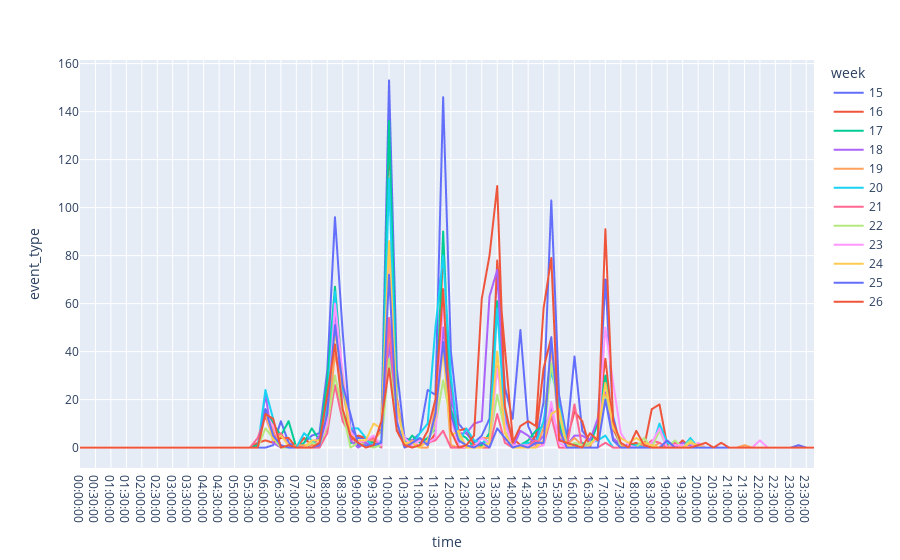

The notebook cell saved with this chart:
### Code cell
data_resampled = resample(data_filterd, "datetime", "15min", "count")
#data_resampled = derive_day(data_resampled)
data_resampled = derive_time(data_resampled)
data_resampled = derive_week(data_resampled)
#data_resampled = exclude_weekdays(data_resampled, [6,7])

data_resampled = data_resampled.drop("datetime", axis=1)

#sum
data_resampled = data_resampled.groupby(["week", "time"]).sum().reset_index()
#mean
#data_resampled = data_resampled.groupby(["week", "time"]).median().reset_index()

fig = px.line(data_resampled, x="time", y="event_type", color="week")
fig.show()
del data_resampled

### Figure 1 — Plotly figure (JSON) as saved in the notebook; plotly's stock layout.template omitted (floating-point values rounded to 4 significant figures)
{"data": [{"hovertemplate": "week=15<br>time=%{x}<br>event_type=%{y}<extra></extra>", "legendgroup": "15", "line": {"color": "#636efa", "dash": "solid"}, "marker": {"symbol": "circle"}, "mode": "lines", "name": "15", "showlegend": true, "type": "scattergl", "x": ["00:00:00", "00:15:00", "00:30:00", "00:45:00", "01:00:00", "01:15:00", "01:30:00", "01:45:00", "02:00:00", "02:15:00", "02:30:00", "02:45:00", "03:00:00", "03:15:00", "03:30:00", "03:45:00", "04:00:00", "04:15:00", "04:30:00", "04:45:00", "05:00:00", "05:15:00", "05:30:00", "05:45:00", "06:00:00", "06:15:00", "06:30:00", "06:45:00", "07:00:00", "07:15:00", "07:30:00", "07:45:00", "08:00:00", "08:15:00", "08:30:00", "08:45:00", "09:00:00", "09:15:00", "09:30:00", "09:45:00", "10:00:00", "10:15:00", "10:30:00", "10:45:00", "11:00:00", "11:15:00", "11:30:00", "11:45:00", "12:00:00", "12:15:00", "12:30:00", "12:45:00", "13:00:00", "13:15:00", "13:30:00", "13:45:00", "14:00:00", "14:15:00", "14:30:00", "14:45:00", "15:00:00", "15:15:00", "15:30:00", "15:45:00", "16:00:00", "16:15:00", "16:30:00", "16:45:00", "17:00:00", "17:15:00", "17:30:00", "17:45:00", "18:00:00", "18:15:00", "18:30:00", "18:45:00", "19:00:00", "19:15:00", "19:30:00", "19:45:00", "20:00:00", "20:15:00", "20:30:00", "20:45:00", "21:00:00", "21:15:00", "21:30:00", "21:45:00", "22:00:00", "22:15:00", "22:30:00", "22:45:00", "23:00:00", "23:15:00", "23:30:00", "23:45:00"], "xaxis": "x", "y": [0, 0, 0, 0, 0, 0, 0, 0, 0, 0, 0, 0, 0, 0, 0, 0, 0, 0, 0, 0, 0, 0, 0, 0, 0, 1, 11, 2, 0, 2, 5, 6, 32, 96, 48, 8, 4, 4, 3, 8, 153, 33, 4, 3, 6, 24, 22, 146, 40, 10, 6, 2, 5, 12, 74, 25, 12, 49, 9, 2, 19, 103, 22, 4, 38, 7, 3, 10, 70, 13, 0, 1, 0, 4, 0, 0, 0, 0, 0, 4, 0, 0, 0, 0, 0, 0, 0, 0, 0, 0, 0, 0, 0, 0, 0, 0], "yaxis": "y"}, {"hovertemplate": "week=16<br>time=%{x}<br>event_type=%{y}<extra></extra>", "legendgroup": "16", "line": {"color": "#EF553B", "dash": "solid"}, "marker": {"symbol": "circle"}, "mode": "lines", "name": "16", "showlegend": true, "type": "scattergl", "x": ["00:00:00", "00:15:00", "00:30:00", "00:45:00", "01:00:00", "01:15:00", "01:30:00", "01:45:00", "02:00:00", "02:15:00", "02:30:00", "02:45:00", "03:00:00", "03:15:00", "03:30:00", "03:45:00", "04:00:00", "04:15:00", "04:30:00", "04:45:00", "05:00:00", "05:15:00", "05:30:00", "05:45:00", "06:00:00", "06:15:00", "06:30:00", "06:45:00", "07:00:00", "07:15:00", "07:30:00", "07:45:00", "08:00:00", "08:15:00", "08:30:00", "08:45:00", "09:00:00", "09:15:00", "09:30:00", "09:45:00", "10:00:00", "10:15:00", "10:30:00", "10:45:00", "11:00:00", "11:15:00", "11:30:00", "11:45:00", "12:00:00", "12:15:00", "12:30:00", "12:45:00", "13:00:00", "13:15:00", "13:30:00", "13:45:00", "14:00:00", "14:15:00", "14:30:00", "14:45:00", "15:00:00", "15:15:00", "15:30:00", "15:45:00", "16:00:00", "16:15:00", "16:30:00", "16:45:00", "17:00:00", "17:15:00", "17:30:00", "17:45:00", "18:00:00", "18:15:00", "18:30:00", "18:45:00", "19:00:00", "19:15:00", "19:30:00", "19:45:00", "20:00:00", "20:15:00", "20:30:00", "20:45:00", "21:00:00", "21:15:00", "21:30:00", "21:45:00", "22:00:00", "22:15:00", "22:30:00", "22:45:00", "23:00:00", "23:15:00", "23:30:00", "23:45:00"], "xaxis": "x", "y": [0, 0, 0, 0, 0, 0, 0, 0, 0, 0, 0, 0, 0, 0, 0, 0, 0, 0, 0, 0, 0, 0, 0, 2, 3, 2, 4, 4, 0, 4, 1, 4, 23, 67, 29, 3, 5, 4, 2, 0, 132, 21, 1, 0, 4, 1, 6, 83, 24, 7, 8, 1, 2, 3, 78, 41, 4, 1, 1, 5, 33, 46, 6, 3, 15, 11, 0, 12, 37, 8, 1, 1, 2, 0, 16, 18, 1, 0, 3, 0, 1, 0, 0, 0, 0, 0, 0, 0, 0, 0, 0, 0, 0, 0, 0, 0], "yaxis": "y"}, {"hovertemplate": "week=17<br>time=%{x}<br>event_type=%{y}<extra></extra>", "legendgroup": "17", "line": {"color": "#00cc96", "dash": "solid"}, "marker": {"symbol": "circle"}, "mode": "lines", "name": "17", "showlegend": true, "type": "scattergl", "x": ["00:00:00", "00:15:00", "00:30:00", "00:45:00", "01:00:00", "01:15:00", "01:30:00", "01:45:00", "02:00:00", "02:15:00", "02:30:00", "02:45:00", "03:00:00", "03:15:00", "03:30:00", "03:45:00", "04:00:00", "04:15:00", "04:30:00", "04:45:00", "05:00:00", "05:15:00", "05:30:00", "05:45:00", "06:00:00", "06:15:00", "06:30:00", "06:45:00", "07:00:00", "07:15:00", "07:30:00", "07:45:00", "08:00:00", "08:15:00", "08:30:00", "08:45:00", "09:00:00", "09:15:00", "09:30:00", "09:45:00", "10:00:00", "10:15:00", "10:30:00", "10:45:00", "11:00:00", "11:15:00", "11:30:00", "11:45:00", "12:00:00", "12:15:00", "12:30:00", "12:45:00", "13:00:00", "13:15:00", "13:30:00", "13:45:00", "14:00:00", "14:15:00", "14:30:00", "14:45:00", "15:00:00", "15:15:00", "15:30:00", "15:45:00", "16:00:00", "16:15:00", "16:30:00", "16:45:00", "17:00:00", "17:15:00", "17:30:00", "17:45:00", "18:00:00", "18:15:00", "18:30:00", "18:45:00", "19:00:00", "19:15:00", "19:30:00", "19:45:00", "20:00:00", "20:15:00", "20:30:00", "20:45:00", "21:00:00", "21:15:00", "21:30:00", "21:45:00", "22:00:00", "22:15:00", "22:30:00", "22:45:00", "23:00:00", "23:15:00", "23:30:00", "23:45:00"], "xaxis": "x", "y": [0, 0, 0, 0, 0, 0, 0, 0, 0, 0, 0, 0, 0, 0, 0, 0, 0, 0, 0, 0, 0, 0, 0, 1, 16, 10, 5, 11, 0, 2, 8, 3, 28, 67, 28, 2, 2, 3, 2, 0, 136, 20, 1, 5, 2, 4, 8, 90, 16, 6, 4, 0, 1, 6, 61, 14, 0, 1, 3, 7, 9, 43, 11, 0, 1, 2, 1, 10, 30, 3, 1, 1, 1, 2, 0, 0, 2, 0, 0, 1, 0, 0, 0, 0, 0, 0, 0, 0, 0, 0, 0, 0, 0, 0, 0, 0], "yaxis": "y"}, {"hovertemplate": "week=18<br>time=%{x}<br>event_type=%{y}<extra></extra>", "legendgroup": "18", "line": {"color": "#ab63fa", "dash": "solid"}, "marker": {"symbol": "circle"}, "mode": "lines", "name": "18", "showlegend": true, "type": "scattergl", "x": ["00:00:00", "00:15:00", "00:30:00", "00:45:00", "01:00:00", "01:15:00", "01:30:00", "01:45:00", "02:00:00", "02:15:00", "02:30:00", "02:45:00", "03:00:00", "03:15:00", "03:30:00", "03:45:00", "04:00:00", "04:15:00", "04:30:00", "04:45:00", "05:00:00", "05:15:00", "05:30:00", "05:45:00", "06:00:00", "06:15:00", "06:30:00", "06:45:00", "07:00:00", "07:15:00", "07:30:00", "07:45:00", "08:00:00", "08:15:00", "08:30:00", "08:45:00", "09:00:00", "09:15:00", "09:30:00", "09:45:00", "10:00:00", "10:15:00", "10:30:00", "10:45:00", "11:00:00", "11:15:00", "11:30:00", "11:45:00", "12:00:00", "12:15:00", "12:30:00", "12:45:00", "13:00:00", "13:15:00", "13:30:00", "13:45:00", "14:00:00", "14:15:00", "14:30:00", "14:45:00", "15:00:00", "15:15:00", "15:30:00", "15:45:00", "16:00:00", "16:15:00", "16:30:00", "16:45:00", "17:00:00", "17:15:00", "17:30:00", "17:45:00", "18:00:00", "18:15:00", "18:30:00", "18:45:00", "19:00:00", "19:15:00", "19:30:00", "19:45:00", "20:00:00", "20:15:00", "20:30:00", "20:45:00", "21:00:00", "21:15:00", "21:30:00", "21:45:00", "22:00:00", "22:15:00", "22:30:00", "22:45:00", "23:00:00", "23:15:00", "23:30:00", "23:45:00"], "xaxis": "x", "y": [0, 0, 0, 0, 0, 0, 0, 0, 0, 0, 0, 0, 0, 0, 0, 0, 0, 0, 0, 0, 0, 0, 0, 0, 22, 2, 0, 0, 1, 0, 1, 5, 10, 59, 15, 3, 0, 2, 1, 1, 44, 9, 2, 1, 1, 3, 10, 50, 21, 6, 6, 10, 11, 63, 74, 15, 0, 7, 5, 1, 5, 17, 4, 1, 5, 5, 3, 12, 23, 4, 1, 1, 0, 0, 0, 0, 0, 0, 2, 1, 0, 0, 0, 0, 0, 0, 0, 0, 0, 0, 0, 0, 0, 0, 0, 0], "yaxis": "y"}, {"hovertemplate": "week=19<br>time=%{x}<br>event_type=%{y}<extra></extra>", "legendgroup": "19", "line": {"color": "#FFA15A", "dash": "solid"}, "marker": {"symbol": "circle"}, "mode": "lines", "name": "19", "showlegend": true, "type": "scattergl", "x": ["00:00:00", "00:15:00", "00:30:00", "00:45:00", "01:00:00", "01:15:00", "01:30:00", "01:45:00", "02:00:00", "02:15:00", "02:30:00", "02:45:00", "03:00:00", "03:15:00", "03:30:00", "03:45:00", "04:00:00", "04:15:00", "04:30:00", "04:45:00", "05:00:00", "05:15:00", "05:30:00", "05:45:00", "06:00:00", "06:15:00", "06:30:00", "06:45:00", "07:00:00", "07:15:00", "07:30:00", "07:45:00", "08:00:00", "08:15:00", "08:30:00", "08:45:00", "09:00:00", "09:15:00", "09:30:00", "09:45:00", "10:00:00", "10:15:00", "10:30:00", "10:45:00", "11:00:00", "11:15:00", "11:30:00", "11:45:00", "12:00:00", "12:15:00", "12:30:00", "12:45:00", "13:00:00", "13:15:00", "13:30:00", "13:45:00", "14:00:00", "14:15:00", "14:30:00", "14:45:00", "15:00:00", "15:15:00", "15:30:00", "15:45:00", "16:00:00", "16:15:00", "16:30:00", "16:45:00", "17:00:00", "17:15:00", "17:30:00", "17:45:00", "18:00:00", "18:15:00", "18:30:00", "18:45:00", "19:00:00", "19:15:00", "19:30:00", "19:45:00", "20:00:00", "20:15:00", "20:30:00", "20:45:00", "21:00:00", "21:15:00", "21:30:00", "21:45:00", "22:00:00", "22:15:00", "22:30:00", "22:45:00", "23:00:00", "23:15:00", "23:30:00", "23:45:00"], "xaxis": "x", "y": [0, 0, 0, 0, 0, 0, 0, 0, 0, 0, 0, 0, 0, 0, 0, 0, 0, 0, 0, 0, 0, 0, 0, 0, 15, 7, 0, 0, 1, 1, 1, 2, 8, 39, 24, 6, 2, 3, 3, 7, 49, 20, 1, 3, 0, 0, 17, 43, 1, 0, 0, 0, 4, 4, 34, 7, 1, 0, 2, 0, 8, 42, 6, 1, 4, 1, 1, 4, 22, 10, 1, 0, 0, 2, 0, 2, 0, 0, 0, 0, 0, 0, 0, 0, 0, 0, 1, 0, 0, 0, 0, 0, 0, 0, 0, 0], "yaxis": "y"}, {"hovertemplate": "week=20<br>time=%{x}<br>event_type=%{y}<extra></extra>", "legendgroup": "20", "line": {"color": "#19d3f3", "dash": "solid"}, "marker": {"symbol": "circle"}, "mode": "lines", "name": "20", "showlegend": true, "type": "scattergl", "x": ["00:00:00", "00:15:00", "00:30:00", "00:45:00", "01:00:00", "01:15:00", "01:30:00", "01:45:00", "02:00:00", "02:15:00", "02:30:00", "02:45:00", "03:00:00", "03:15:00", "03:30:00", "03:45:00", "04:00:00", "04:15:00", "04:30:00", "04:45:00", "05:00:00", "05:15:00", "05:30:00", "05:45:00", "06:00:00", "06:15:00", "06:30:00", "06:45:00", "07:00:00", "07:15:00", "07:30:00", "07:45:00", "08:00:00", "08:15:00", "08:30:00", "08:45:00", "09:00:00", "09:15:00", "09:30:00", "09:45:00", "10:00:00", "10:15:00", "10:30:00", "10:45:00", "11:00:00", "11:15:00", "11:30:00", "11:45:00", "12:00:00", "12:15:00", "12:30:00", "12:45:00", "13:00:00", "13:15:00", "13:30:00", "13:45:00", "14:00:00", "14:15:00", "14:30:00", "14:45:00", "15:00:00", "15:15:00", "15:30:00", "15:45:00", "16:00:00", "16:15:00", "16:30:00", "16:45:00", "17:00:00", "17:15:00", "17:30:00", "17:45:00", "18:00:00", "18:15:00", "18:30:00", "18:45:00", "19:00:00", "19:15:00", "19:30:00", "19:45:00", "20:00:00", "20:15:00", "20:30:00", "20:45:00", "21:00:00", "21:15:00", "21:30:00", "21:45:00", "22:00:00", "22:15:00", "22:30:00", "22:45:00", "23:00:00", "23:15:00", "23:30:00", "23:45:00"], "xaxis": "x", "y": [0, 0, 0, 0, 0, 0, 0, 0, 0, 0, 0, 0, 0, 0, 0, 0, 0, 0, 0, 0, 0, 0, 0, 0, 24, 12, 0, 1, 0, 6, 3, 0, 18, 65, 25, 8, 8, 4, 0, 3, 112, 18, 3, 1, 6, 10, 50, 80, 30, 2, 8, 3, 2, 3, 58, 11, 0, 1, 2, 2, 11, 32, 18, 2, 0, 0, 2, 3, 5, 0, 0, 0, 1, 0, 0, 10, 2, 0, 0, 4, 0, 0, 0, 0, 0, 0, 0, 0, 0, 0, 0, 0, 0, 0, 0, 0], "yaxis": "y"}, {"hovertemplate": "week=21<br>time=%{x}<br>event_type=%{y}<extra></extra>", "legendgroup": "21", "line": {"color": "#FF6692", "dash": "solid"}, "marker": {"symbol": "circle"}, "mode": "lines", "name": "21", "showlegend": true, "type": "scattergl", "x": ["00:00:00", "00:15:00", "00:30:00", "00:45:00", "01:00:00", "01:15:00", "01:30:00", "01:45:00", "02:00:00", "02:15:00", "02:30:00", "02:45:00", "03:00:00", "03:15:00", "03:30:00", "03:45:00", "04:00:00", "04:15:00", "04:30:00", "04:45:00", "05:00:00", "05:15:00", "05:30:00", "05:45:00", "06:00:00", "06:15:00", "06:30:00", "06:45:00", "07:00:00", "07:15:00", "07:30:00", "07:45:00", "08:00:00", "08:15:00", "08:30:00", "08:45:00", "09:00:00", "09:15:00", "09:30:00", "09:45:00", "10:00:00", "10:15:00", "10:30:00", "10:45:00", "11:00:00", "11:15:00", "11:30:00", "11:45:00", "12:00:00", "12:15:00", "12:30:00", "12:45:00", "13:00:00", "13:15:00", "13:30:00", "13:45:00", "14:00:00", "14:15:00", "14:30:00", "14:45:00", "15:00:00", "15:15:00", "15:30:00", "15:45:00", "16:00:00", "16:15:00", "16:30:00", "16:45:00", "17:00:00", "17:15:00", "17:30:00", "17:45:00", "18:00:00", "18:15:00", "18:30:00", "18:45:00", "19:00:00", "19:15:00", "19:30:00", "19:45:00", "20:00:00", "20:15:00", "20:30:00", "20:45:00", "21:00:00", "21:15:00", "21:30:00", "21:45:00", "22:00:00", "22:15:00", "22:30:00", "22:45:00", "23:00:00", "23:15:00", "23:30:00", "23:45:00"], "xaxis": "x", "y": [0, 0, 0, 0, 0, 0, 0, 0, 0, 0, 0, 0, 0, 0, 0, 0, 0, 0, 0, 0, 0, 0, 0, 4, 13, 4, 6, 1, 0, 0, 0, 0, 6, 26, 11, 5, 1, 3, 4, 0, 54, 10, 0, 1, 1, 2, 3, 7, 0, 0, 0, 1, 0, 0, 14, 2, 0, 1, 1, 3, 1, 13, 0, 0, 18, 0, 0, 0, 2, 0, 0, 0, 0, 0, 3, 2, 0, 2, 0, 0, 2, 0, 0, 0, 0, 0, 0, 0, 0, 0, 0, 0, 0, 0, 0, 0], "yaxis": "y"}, {"hovertemplate": "week=22<br>time=%{x}<br>event_type=%{y}<extra></extra>", "legendgroup": "22", "line": {"color": "#B6E880", "dash": "solid"}, "marker": {"symbol": "circle"}, "mode": "lines", "name": "22", "showlegend": true, "type": "scattergl", "x": ["00:00:00", "00:15:00", "00:30:00", "00:45:00", "01:00:00", "01:15:00", "01:30:00", "01:45:00", "02:00:00", "02:15:00", "02:30:00", "02:45:00", "03:00:00", "03:15:00", "03:30:00", "03:45:00", "04:00:00", "04:15:00", "04:30:00", "04:45:00", "05:00:00", "05:15:00", "05:30:00", "05:45:00", "06:00:00", "06:15:00", "06:30:00", "06:45:00", "07:00:00", "07:15:00", "07:30:00", "07:45:00", "08:00:00", "08:15:00", "08:30:00", "08:45:00", "09:00:00", "09:15:00", "09:30:00", "09:45:00", "10:00:00", "10:15:00", "10:30:00", "10:45:00", "11:00:00", "11:15:00", "11:30:00", "11:45:00", "12:00:00", "12:15:00", "12:30:00", "12:45:00", "13:00:00", "13:15:00", "13:30:00", "13:45:00", "14:00:00", "14:15:00", "14:30:00", "14:45:00", "15:00:00", "15:15:00", "15:30:00", "15:45:00", "16:00:00", "16:15:00", "16:30:00", "16:45:00", "17:00:00", "17:15:00", "17:30:00", "17:45:00", "18:00:00", "18:15:00", "18:30:00", "18:45:00", "19:00:00", "19:15:00", "19:30:00", "19:45:00", "20:00:00", "20:15:00", "20:30:00", "20:45:00", "21:00:00", "21:15:00", "21:30:00", "21:45:00", "22:00:00", "22:15:00", "22:30:00", "22:45:00", "23:00:00", "23:15:00", "23:30:00", "23:45:00"], "xaxis": "x", "y": [0, 0, 0, 0, 0, 0, 0, 0, 0, 0, 0, 0, 0, 0, 0, 0, 0, 0, 0, 0, 0, 0, 0, 0, 8, 4, 0, 0, 0, 0, 2, 1, 9, 30, 15, 0, 2, 1, 0, 1, 37, 9, 4, 1, 0, 3, 9, 28, 11, 5, 0, 0, 0, 3, 22, 7, 0, 0, 0, 0, 3, 35, 14, 0, 2, 1, 2, 4, 21, 11, 0, 0, 0, 4, 0, 7, 0, 3, 0, 3, 0, 0, 0, 0, 0, 0, 0, 0, 0, 0, 0, 0, 0, 0, 0, 0], "yaxis": "y"}, {"hovertemplate": "week=23<br>time=%{x}<br>event_type=%{y}<extra></extra>", "legendgroup": "23", "line": {"color": "#FF97FF", "dash": "solid"}, "marker": {"symbol": "circle"}, "mode": "lines", "name": "23", "showlegend": true, "type": "scattergl", "x": ["00:00:00", "00:15:00", "00:30:00", "00:45:00", "01:00:00", "01:15:00", "01:30:00", "01:45:00", "02:00:00", "02:15:00", "02:30:00", "02:45:00", "03:00:00", "03:15:00", "03:30:00", "03:45:00", "04:00:00", "04:15:00", "04:30:00", "04:45:00", "05:00:00", "05:15:00", "05:30:00", "05:45:00", "06:00:00", "06:15:00", "06:30:00", "06:45:00", "07:00:00", "07:15:00", "07:30:00", "07:45:00", "08:00:00", "08:15:00", "08:30:00", "08:45:00", "09:00:00", "09:15:00", "09:30:00", "09:45:00", "10:00:00", "10:15:00", "10:30:00", "10:45:00", "11:00:00", "11:15:00", "11:30:00", "11:45:00", "12:00:00", "12:15:00", "12:30:00", "12:45:00", "13:00:00", "13:15:00", "13:30:00", "13:45:00", "14:00:00", "14:15:00", "14:30:00", "14:45:00", "15:00:00", "15:15:00", "15:30:00", "15:45:00", "16:00:00", "16:15:00", "16:30:00", "16:45:00", "17:00:00", "17:15:00", "17:30:00", "17:45:00", "18:00:00", "18:15:00", "18:30:00", "18:45:00", "19:00:00", "19:15:00", "19:30:00", "19:45:00", "20:00:00", "20:15:00", "20:30:00", "20:45:00", "21:00:00", "21:15:00", "21:30:00", "21:45:00", "22:00:00", "22:15:00", "22:30:00", "22:45:00", "23:00:00", "23:15:00", "23:30:00", "23:45:00"], "xaxis": "x", "y": [0, 0, 0, 0, 0, 0, 0, 0, 0, 0, 0, 0, 0, 0, 0, 0, 0, 0, 0, 0, 0, 0, 0, 0, 14, 9, 1, 0, 0, 0, 0, 2, 10, 60, 31, 7, 2, 3, 5, 1, 78, 15, 4, 1, 3, 2, 4, 62, 12, 1, 0, 0, 4, 2, 33, 10, 1, 1, 1, 0, 1, 19, 2, 0, 0, 0, 1, 4, 50, 27, 6, 1, 0, 0, 2, 8, 0, 1, 1, 0, 2, 0, 0, 0, 0, 0, 0, 0, 3, 0, 0, 0, 0, 0, 0, 0], "yaxis": "y"}, {"hovertemplate": "week=24<br>time=%{x}<br>event_type=%{y}<extra></extra>", "legendgroup": "24", "line": {"color": "#FECB52", "dash": "solid"}, "marker": {"symbol": "circle"}, "mode": "lines", "name": "24", "showlegend": true, "type": "scattergl", "x": ["00:00:00", "00:15:00", "00:30:00", "00:45:00", "01:00:00", "01:15:00", "01:30:00", "01:45:00", "02:00:00", "02:15:00", "02:30:00", "02:45:00", "03:00:00", "03:15:00", "03:30:00", "03:45:00", "04:00:00", "04:15:00", "04:30:00", "04:45:00", "05:00:00", "05:15:00", "05:30:00", "05:45:00", "06:00:00", "06:15:00", "06:30:00", "06:45:00", "07:00:00", "07:15:00", "07:30:00", "07:45:00", "08:00:00", "08:15:00", "08:30:00", "08:45:00", "09:00:00", "09:15:00", "09:30:00", "09:45:00", "10:00:00", "10:15:00", "10:30:00", "10:45:00", "11:00:00", "11:15:00", "11:30:00", "11:45:00", "12:00:00", "12:15:00", "12:30:00", "12:45:00", "13:00:00", "13:15:00", "13:30:00", "13:45:00", "14:00:00", "14:15:00", "14:30:00", "14:45:00", "15:00:00", "15:15:00", "15:30:00", "15:45:00", "16:00:00", "16:15:00", "16:30:00", "16:45:00", "17:00:00", "17:15:00", "17:30:00", "17:45:00", "18:00:00", "18:15:00", "18:30:00", "18:45:00", "19:00:00", "19:15:00", "19:30:00", "19:45:00", "20:00:00", "20:15:00", "20:30:00", "20:45:00", "21:00:00", "21:15:00", "21:30:00", "21:45:00", "22:00:00", "22:15:00", "22:30:00", "22:45:00", "23:00:00", "23:15:00", "23:30:00", "23:45:00"], "xaxis": "x", "y": [0, 0, 0, 0, 0, 0, 0, 0, 0, 0, 0, 0, 0, 0, 0, 0, 0, 0, 0, 0, 0, 0, 0, 0, 15, 3, 5, 1, 0, 0, 3, 3, 14, 48, 28, 5, 3, 3, 10, 8, 86, 18, 2, 2, 0, 3, 12, 41, 5, 7, 0, 0, 0, 2, 40, 6, 0, 0, 0, 0, 3, 14, 16, 1, 0, 0, 1, 5, 27, 8, 4, 2, 4, 2, 1, 0, 0, 0, 0, 2, 1, 0, 0, 0, 0, 0, 0, 0, 0, 0, 0, 0, 0, 0, 0, 0], "yaxis": "y"}, {"hovertemplate": "week=25<br>time=%{x}<br>event_type=%{y}<extra></extra>", "legendgroup": "25", "line": {"color": "#636efa", "dash": "solid"}, "marker": {"symbol": "circle"}, "mode": "lines", "name": "25", "showlegend": true, "type": "scattergl", "x": ["00:00:00", "00:15:00", "00:30:00", "00:45:00", "01:00:00", "01:15:00", "01:30:00", "01:45:00", "02:00:00", "02:15:00", "02:30:00", "02:45:00", "03:00:00", "03:15:00", "03:30:00", "03:45:00", "04:00:00", "04:15:00", "04:30:00", "04:45:00", "05:00:00", "05:15:00", "05:30:00", "05:45:00", "06:00:00", "06:15:00", "06:30:00", "06:45:00", "07:00:00", "07:15:00", "07:30:00", "07:45:00", "08:00:00", "08:15:00", "08:30:00", "08:45:00", "09:00:00", "09:15:00", "09:30:00", "09:45:00", "10:00:00", "10:15:00", "10:30:00", "10:45:00", "11:00:00", "11:15:00", "11:30:00", "11:45:00", "12:00:00", "12:15:00", "12:30:00", "12:45:00", "13:00:00", "13:15:00", "13:30:00", "13:45:00", "14:00:00", "14:15:00", "14:30:00", "14:45:00", "15:00:00", "15:15:00", "15:30:00", "15:45:00", "16:00:00", "16:15:00", "16:30:00", "16:45:00", "17:00:00", "17:15:00", "17:30:00", "17:45:00", "18:00:00", "18:15:00", "18:30:00", "18:45:00", "19:00:00", "19:15:00", "19:30:00", "19:45:00", "20:00:00", "20:15:00", "20:30:00", "20:45:00", "21:00:00", "21:15:00", "21:30:00", "21:45:00", "22:00:00", "22:15:00", "22:30:00", "22:45:00", "23:00:00", "23:15:00", "23:30:00", "23:45:00"], "xaxis": "x", "y": [0, 0, 0, 0, 0, 0, 0, 0, 0, 0, 0, 0, 0, 0, 0, 0, 0, 0, 0, 0, 0, 0, 0, 0, 16, 5, 1, 0, 0, 0, 0, 1, 14, 51, 26, 14, 1, 1, 1, 2, 72, 11, 0, 2, 4, 1, 14, 44, 14, 3, 1, 0, 2, 0, 8, 4, 0, 1, 0, 2, 2, 46, 8, 0, 0, 0, 0, 0, 20, 3, 0, 0, 0, 0, 0, 0, 3, 0, 0, 0, 0, 0, 0, 0, 0, 0, 0, 0, 0, 0, 0, 0, 0, 1, 0, 0], "yaxis": "y"}, {"hovertemplate": "week=26<br>time=%{x}<br>event_type=%{y}<extra></extra>", "legendgroup": "26", "line": {"color": "#EF553B", "dash": "solid"}, "marker": {"symbol": "circle"}, "mode": "lines", "name": "26", "showlegend": true, "type": "scattergl", "x": ["00:00:00", "00:15:00", "00:30:00", "00:45:00", "01:00:00", "01:15:00", "01:30:00", "01:45:00", "02:00:00", "02:15:00", "02:30:00", "02:45:00", "03:00:00", "03:15:00", "03:30:00", "03:45:00", "04:00:00", "04:15:00", "04:30:00", "04:45:00", "05:00:00", "05:15:00", "05:30:00", "05:45:00", "06:00:00", "06:15:00", "06:30:00", "06:45:00", "07:00:00", "07:15:00", "07:30:00", "07:45:00", "08:00:00", "08:15:00", "08:30:00", "08:45:00", "09:00:00", "09:15:00", "09:30:00", "09:45:00", "10:00:00", "10:15:00", "10:30:00", "10:45:00", "11:00:00", "11:15:00", "11:30:00", "11:45:00", "12:00:00", "12:15:00", "12:30:00", "12:45:00", "13:00:00", "13:15:00", "13:30:00", "13:45:00", "14:00:00", "14:15:00", "14:30:00", "14:45:00", "15:00:00", "15:15:00", "15:30:00", "15:45:00", "16:00:00", "16:15:00", "16:30:00", "16:45:00", "17:00:00", "17:15:00", "17:30:00", "17:45:00", "18:00:00", "18:15:00", "18:30:00", "18:45:00", "19:00:00", "19:15:00", "19:30:00", "19:45:00", "20:00:00", "20:15:00", "20:30:00", "20:45:00", "21:00:00", "21:15:00", "21:30:00", "21:45:00", "22:00:00", "22:15:00", "22:30:00", "22:45:00", "23:00:00", "23:15:00", "23:30:00", "23:45:00"], "xaxis": "x", "y": [0, 0, 0, 0, 0, 0, 0, 0, 0, 0, 0, 0, 0, 0, 0, 0, 0, 0, 0, 0, 0, 0, 0, 0, 14, 12, 0, 1, 0, 0, 0, 2, 22, 43, 16, 5, 2, 0, 1, 11, 33, 7, 1, 0, 1, 7, 20, 66, 7, 0, 1, 5, 62, 80, 109, 17, 2, 9, 11, 9, 58, 79, 3, 2, 1, 0, 6, 3, 91, 11, 2, 0, 7, 1, 0, 0, 0, 0, 0, 0, 1, 2, 0, 2, 0, 0, 0, 0, 0, 0, 0, 0, 0, 0, 0, 0], "yaxis": "y"}], "layout": {"legend": {"title": {"text": "week"}, "tracegroupgap": 0}, "margin": {"t": 60}, "xaxis": {"anchor": "y", "domain": [0, 1], "title": {"text": "time"}}, "yaxis": {"anchor": "x", "domain": [0, 1], "title": {"text": "event_type"}}}}
